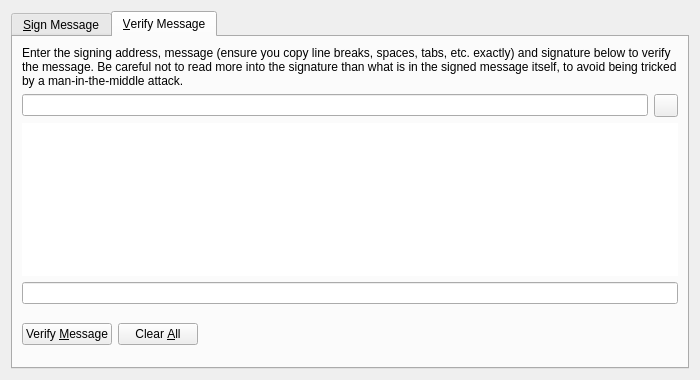
<?xml version="1.0" encoding="UTF-8"?>
<ui version="4.0">
 <class>SignVerifyMessageDialog</class>
 <widget class="QDialog" name="SignVerifyMessageDialog">
  <property name="geometry">
   <rect>
    <x>0</x>
    <y>0</y>
    <width>700</width>
    <height>380</height>
   </rect>
  </property>
  <property name="windowTitle">
   <string>Signatures - Sign / Verify a Message</string>
  </property>
  <property name="modal">
   <bool>true</bool>
  </property>
  <layout class="QVBoxLayout" name="verticalLayout">
   <item>
    <widget class="QTabWidget" name="tabWidget">
     <property name="currentIndex">
      <number>1</number>
     </property>
     <widget class="QWidget" name="tabSignMessage">
      <attribute name="title">
       <string>&amp;Sign Message</string>
      </attribute>
      <layout class="QVBoxLayout" name="verticalLayout_SM">
       <item>
        <widget class="QLabel" name="infoLabel_SM">
         <property name="text">
          <string>You can sign messages with your addresses to prove you own them. Be careful not to sign anything vague, as phishing attacks may try to trick you into signing your identity over to them. Only sign fully-detailed statements you agree to.</string>
         </property>
         <property name="textFormat">
          <enum>Qt::PlainText</enum>
         </property>
         <property name="wordWrap">
          <bool>true</bool>
         </property>
        </widget>
       </item>
       <item>
        <layout class="QHBoxLayout" name="horizontalLayout_1_SM">
         <item>
          <widget class="QValidatedLineEdit" name="addressIn_SM">
           <property name="toolTip">
            <string>The MINTD address to sign the message with</string>
           </property>
          </widget>
         </item>
         <item>
          <widget class="QToolButton" name="addressBookButton_SM">
           <property name="toolTip">
            <string>Choose previously used address</string>
           </property>
           <property name="text">
            <string/>
           </property>
           <property name="icon">
            <iconset resource="../mintd.qrc">
             <normaloff>:/icons/address-book</normaloff>:/icons/address-book</iconset>
           </property>
           <property name="shortcut">
            <string>Alt+A</string>
           </property>
          </widget>
         </item>
         <item>
          <widget class="QToolButton" name="pasteButton_SM">
           <property name="toolTip">
            <string>Paste address from clipboard</string>
           </property>
           <property name="text">
            <string/>
           </property>
           <property name="icon">
            <iconset resource="../mintd.qrc">
             <normaloff>:/icons/editpaste</normaloff>:/icons/editpaste</iconset>
           </property>
           <property name="shortcut">
            <string>Alt+P</string>
           </property>
          </widget>
         </item>
        </layout>
       </item>
       <item>
        <widget class="QPlainTextEdit" name="messageIn_SM">
         <property name="toolTip">
          <string>Enter the message you want to sign here</string>
         </property>
        </widget>
       </item>
       <item>
        <widget class="QLabel" name="signatureLabel_SM">
         <property name="text">
          <string>Signature</string>
         </property>
         <property name="textFormat">
          <enum>Qt::PlainText</enum>
         </property>
        </widget>
       </item>
       <item>
        <layout class="QHBoxLayout" name="horizontalLayout_2_SM">
         <item>
          <widget class="QLineEdit" name="signatureOut_SM">
           <property name="font">
            <font>
             <italic>true</italic>
            </font>
           </property>
           <property name="readOnly">
            <bool>true</bool>
           </property>
          </widget>
         </item>
         <item>
          <widget class="QToolButton" name="copySignatureButton_SM">
           <property name="toolTip">
            <string>Copy the current signature to the system clipboard</string>
           </property>
           <property name="text">
            <string/>
           </property>
           <property name="icon">
            <iconset resource="../mintd.qrc">
             <normaloff>:/icons/editcopy</normaloff>:/icons/editcopy</iconset>
           </property>
          </widget>
         </item>
        </layout>
       </item>
       <item>
        <layout class="QHBoxLayout" name="horizontalLayout_3_SM">
         <item>
          <widget class="QPushButton" name="signMessageButton_SM">
           <property name="toolTip">
            <string>Sign the message to prove you own this MINTD address</string>
           </property>
           <property name="text">
            <string>Sign &amp;Message</string>
           </property>
           <property name="autoDefault">
            <bool>false</bool>
           </property>
          </widget>
         </item>
         <item>
          <widget class="QPushButton" name="clearButton_SM">
           <property name="toolTip">
            <string>Reset all sign message fields</string>
           </property>
           <property name="text">
            <string>Clear &amp;All</string>
           </property>
           <property name="autoDefault">
            <bool>false</bool>
           </property>
          </widget>
         </item>
         <item>
          <spacer name="horizontalSpacer_1_SM">
           <property name="orientation">
            <enum>Qt::Horizontal</enum>
           </property>
           <property name="sizeHint" stdset="0">
            <size>
             <width>40</width>
             <height>48</height>
            </size>
           </property>
          </spacer>
         </item>
         <item>
          <widget class="QLabel" name="statusLabel_SM">
           <property name="font">
            <font>
             <weight>75</weight>
             <bold>true</bold>
            </font>
           </property>
           <property name="text">
            <string/>
           </property>
           <property name="wordWrap">
            <bool>true</bool>
           </property>
          </widget>
         </item>
         <item>
          <spacer name="horizontalSpacer_2_SM">
           <property name="orientation">
            <enum>Qt::Horizontal</enum>
           </property>
           <property name="sizeHint" stdset="0">
            <size>
             <width>40</width>
             <height>48</height>
            </size>
           </property>
          </spacer>
         </item>
        </layout>
       </item>
      </layout>
     </widget>
     <widget class="QWidget" name="tabVerifyMessage">
      <attribute name="title">
       <string>&amp;Verify Message</string>
      </attribute>
      <layout class="QVBoxLayout" name="verticalLayout_VM">
       <item>
        <widget class="QLabel" name="infoLabel_VM">
         <property name="text">
          <string>Enter the signing address, message (ensure you copy line breaks, spaces, tabs, etc. exactly) and signature below to verify the message. Be careful not to read more into the signature than what is in the signed message itself, to avoid being tricked by a man-in-the-middle attack.</string>
         </property>
         <property name="textFormat">
          <enum>Qt::PlainText</enum>
         </property>
         <property name="alignment">
          <set>Qt::AlignLeading|Qt::AlignLeft|Qt::AlignTop</set>
         </property>
         <property name="wordWrap">
          <bool>true</bool>
         </property>
        </widget>
       </item>
       <item>
        <layout class="QHBoxLayout" name="horizontalLayout_1_VM">
         <item>
          <widget class="QValidatedLineEdit" name="addressIn_VM">
           <property name="toolTip">
            <string>The MINTD address the message was signed with</string>
           </property>
          </widget>
         </item>
         <item>
          <widget class="QToolButton" name="addressBookButton_VM">
           <property name="toolTip">
            <string>Choose previously used address</string>
           </property>
           <property name="text">
            <string/>
           </property>
           <property name="icon">
            <iconset resource="../mintd.qrc">
             <normaloff>:/icons/address-book</normaloff>:/icons/address-book</iconset>
           </property>
           <property name="shortcut">
            <string>Alt+A</string>
           </property>
          </widget>
         </item>
        </layout>
       </item>
       <item>
        <widget class="QPlainTextEdit" name="messageIn_VM">
         <property name="styleSheet">
          <string notr="true">border:0;</string>
         </property>
        </widget>
       </item>
       <item>
        <widget class="QValidatedLineEdit" name="signatureIn_VM"/>
       </item>
       <item>
        <layout class="QHBoxLayout" name="horizontalLayout_2_VM">
         <item>
          <widget class="QPushButton" name="verifyMessageButton_VM">
           <property name="toolTip">
            <string>Verify the message to ensure it was signed with the specified MINTD address</string>
           </property>
           <property name="text">
            <string>Verify &amp;Message</string>
           </property>
           <property name="autoDefault">
            <bool>false</bool>
           </property>
          </widget>
         </item>
         <item>
          <widget class="QPushButton" name="clearButton_VM">
           <property name="toolTip">
            <string>Reset all verify message fields</string>
           </property>
           <property name="text">
            <string>Clear &amp;All</string>
           </property>
           <property name="autoDefault">
            <bool>false</bool>
           </property>
          </widget>
         </item>
         <item>
          <spacer name="horizontalSpacer_1_VM">
           <property name="orientation">
            <enum>Qt::Horizontal</enum>
           </property>
           <property name="sizeHint" stdset="0">
            <size>
             <width>40</width>
             <height>48</height>
            </size>
           </property>
          </spacer>
         </item>
         <item>
          <widget class="QLabel" name="statusLabel_VM">
           <property name="font">
            <font>
             <weight>75</weight>
             <bold>true</bold>
            </font>
           </property>
           <property name="text">
            <string/>
           </property>
           <property name="wordWrap">
            <bool>true</bool>
           </property>
          </widget>
         </item>
         <item>
          <spacer name="horizontalSpacer_2_VM">
           <property name="orientation">
            <enum>Qt::Horizontal</enum>
           </property>
           <property name="sizeHint" stdset="0">
            <size>
             <width>40</width>
             <height>48</height>
            </size>
           </property>
          </spacer>
         </item>
        </layout>
       </item>
      </layout>
     </widget>
    </widget>
   </item>
  </layout>
 </widget>
 <customwidgets>
  <customwidget>
   <class>QValidatedLineEdit</class>
   <extends>QLineEdit</extends>
   <header>qvalidatedlineedit.h</header>
  </customwidget>
 </customwidgets>
 <resources>
  <include location="../mintd.qrc"/>
 </resources>
 <connections/>
</ui>
